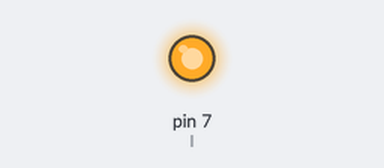
The sketch below on a simulated Arduino Uno, built with avr-gcc and run on an emulated ATmega328P. Parts: output pins drawn as LEDs (lit = HIGH).

Above: at 1.5 s.
At 4.5 s:
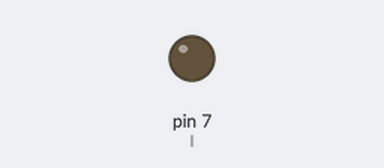
Timing chart, 0 to 7.8 s (numbered marks = the images above):
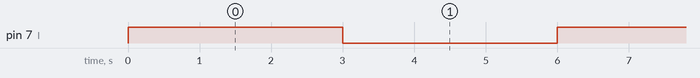

Measured:
- by itself, pin 7 (l): alternates HIGH for 3.0 s and LOW for 3.0 s

The sketch:

Exp_1b_Led.ino
```cpp
int l=7;
void setup(){
  pinMode(l,OUTPUT);
}

void loop(){

  digitalWrite(l,HIGH);
  delay(3000);
  digitalWrite(l,LOW);
  delay(3000);

}
```
